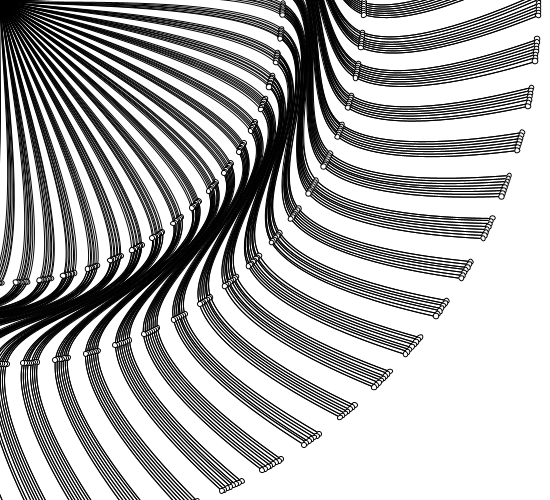
Frame 1 (no input)
Frame 60 (the mouse pressed at the canvas centre just before this capture): identical to frame 1, image omitted
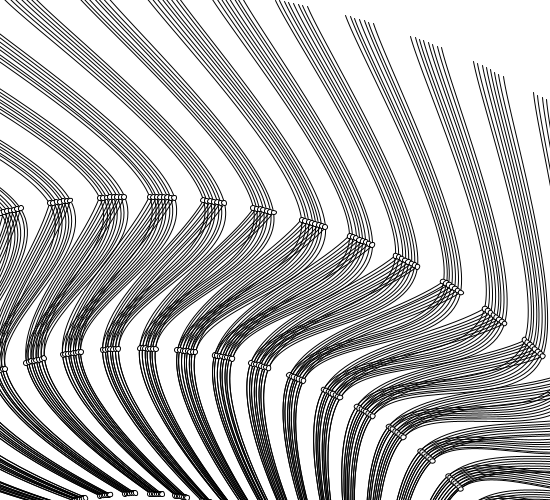
Frame 120 (the mouse held since frame 60 and released just before this capture)

The Processing sketch that drew these frames (run headless with seeded random() and noise(); from frame 60 on, the mouse is pressed at the canvas centre):

// Processing sketch: processing_81387
// ── processing_81387.pde

// Created By : Irine Prastio
// Student ID : 301083131
// Date : Oct 4, 2012
// IAT 800
// Instructor : Phillipe Pasquire
// TA : Miles Thorogood

/*Create a responsive animation using curves that behaves differently when 
the mouse is dragged at different speeds. Make it so that it begins when 
the mouse is clicked and ends when any keyboard button is pressed.*/

int value = 0;  //declare initial value as 0
int x; // declare integer x

void setup () {
  size (550, 500); // setup canvas size to 500 x 500
  background (255); // setup background to white
}


void draw() {
  drawCurve();// call drawCurve function
}


void drawCurve() {
  background (255);
  for (float x = 0; x< width; x++) { // loop to initiate the drawing method as long as x smaller than width
    stroke(0);
    strokeWeight(1);
    float y = value/height; // initiate y as value/height
    fill (value, 0, 0, value); //pass the numeric value of "value" to fill color
    translate (mouseX, y); // translate the curves according to mouse position x
    rotate (noise (360)); // animate by rotating canvas using noise method
    // start drawing the control vertices
    beginShape();
    curveVertex(250, 500);
    curveVertex(200, 500);
    curveVertex(100, 350);
    curveVertex(200, 200);
    // ending vertex controlled by mouse position in X axis
    // random values are chosen every time the code is started
    curveVertex(random(value), random(value));
    curveVertex(random(value), random (value));
    endShape();

    // "primary" / displayed line (this is what you'll actually see)

    stroke(0);
    strokeWeight(1);

    beginShape();
    curveVertex(250, 500);
    curveVertex(200, 500);
    curveVertex(100, 350);
    curveVertex(200, 200);
    curveVertex(mouseX, 60);
    endShape();
    // draw ellipses to display the points that the curve is based on
    fill (255);
    ellipse(200, 500, 5, 5);
    ellipse(100, 350, 5, 5);
    ellipse(200, 200, 5, 5);
  }
}



void mouseDragged() 
{
  value = value + 2; // define the function when mouse is dragged
  if (value > 100) { 
    value = 0; // reset the value to 0 if it exceed 100
  }
} 
void keyPressed () { // define the function when keyboard are pressed
  background (255); // draw white background 
  drawCurve(); // call the drawCurve function
  value = 0; // reset value to 0
}
